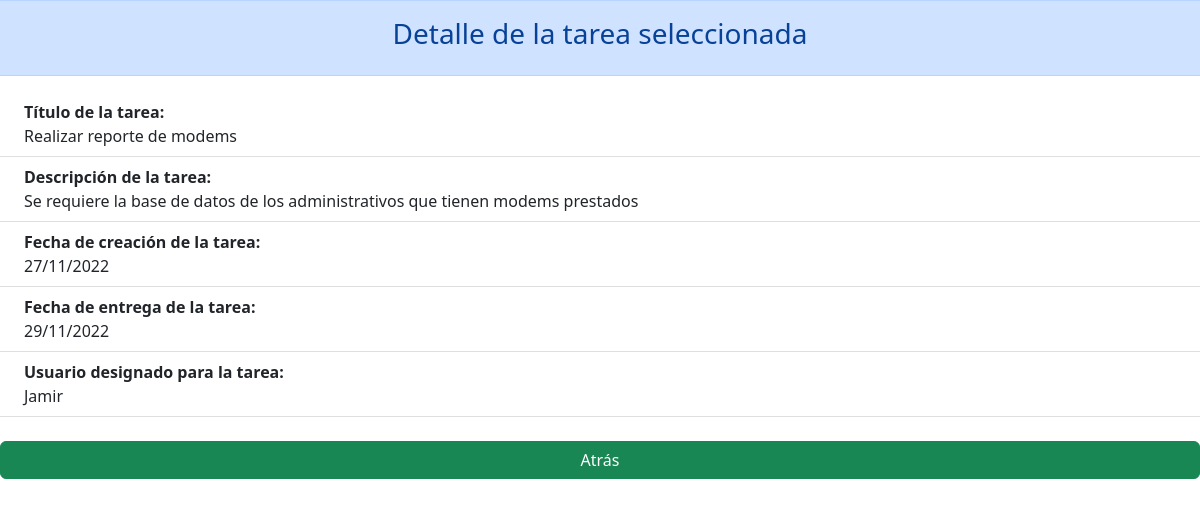
Page /gestion_tareas/vista_tarea/2 on the committed database.
### gestion_tareas/models.py (models this page shows)
class tarea(models.Model):
    titulo = models.CharField(max_length=64, default='')
    descripcion = models.CharField(max_length=100, default='')
    fecha_creacion = models.CharField(max_length=64, default='')
    fecha_entrega = models.CharField(max_length=64, default='')
    usuario_designado = models.CharField(max_length=64, default='')

### gestion_tareas/views.py (the view)
# urls.py: path("vista_tarea/<str:ind>",views.detalleTareas,name="vista_tarea"),
def detalleTareas(request, ind):
    tarea_seleccionada=tarea.objects.get(id=ind) #Obtenemos la tarea seleccionada
    return render(request,"gestion_tareas/vista_tarea.html",{ #Redirecciono a la vista de la tarea brindando la info de la tarea extraida de la base de datos
        "tarea_seleccionada":tarea_seleccionada
    })

### gestion_tareas/templates/gestion_tareas/vista_tarea.html (shortened to what this page needs)
<!DOCTYPE html>
<html>
    <head>
        <link href="https://cdn.jsdelivr.net/npm/bootstrap@5.2.3/dist/css/bootstrap.min.css" rel="stylesheet">
    </head>
    <body>
        <div class = "row alert alert-primary text-center">
            <h3>Detalle de la tarea seleccionada</h3>
        </div>
        <ul class ="list-group list-group-flush">
            <li class="list-group-item">
                <div class="ms-2 me-auto">
                    <div class="fw-bold">Título de la tarea:</div>
                    {{tarea_seleccionada.titulo}}
                </div>
            </li>
            <li class="list-group-item">
                <div class="ms-2 me-auto">
                    <div class="fw-bold">Descripción de la tarea:</div>
                    {{tarea_seleccionada.descripcion}}
                </div>
            </li>
            <li class="list-group-item">
                <div class="ms-2 me-auto">
                    <div class="fw-bold">Fecha de creación de la tarea:</div>
                    {{tarea_seleccionada.fecha_creacion}}
                </div>
            </li>
            <li class="list-group-item">
                <div class="ms-2 me-auto">
                    <div class="fw-bold">Fecha de entrega de la tarea:</div>
                    {{tarea_seleccionada.fecha_entrega}}
                </div>
            </li>
            <li class="list-group-item">
                <div class="ms-2 me-auto">
                    <div class="fw-bold">Usuario designado para la tarea:</div>
                    {{tarea_seleccionada.usuario_designado}}
                </div>
            </li>
            <br>
            <a class="btn btn-success" href="{% url 'gestion_tareas:dashboard' %}">Atrás</a>
        </ul>
    </body>

### rows in the picture
tarea: titulo "Realizar reporte de modems", descripcion "Se requiere la base de datos de los administrativos que tienen modems prestados", fecha_creacion "27/11/2022", fecha_entrega "29/11/2022", usuario_designado "Jamir"
